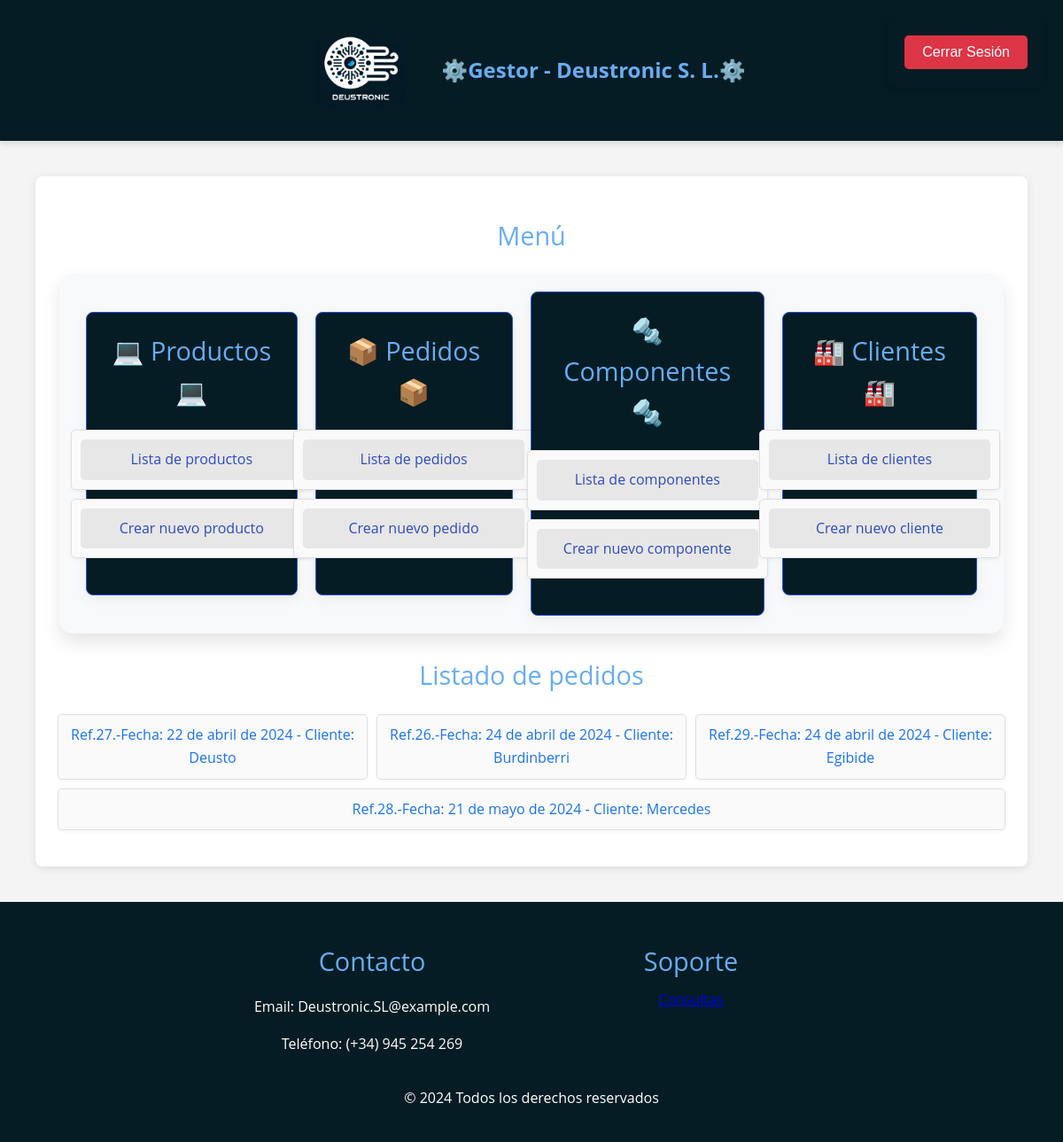
Page /appDjango/pedidos/ on the earlier database version.
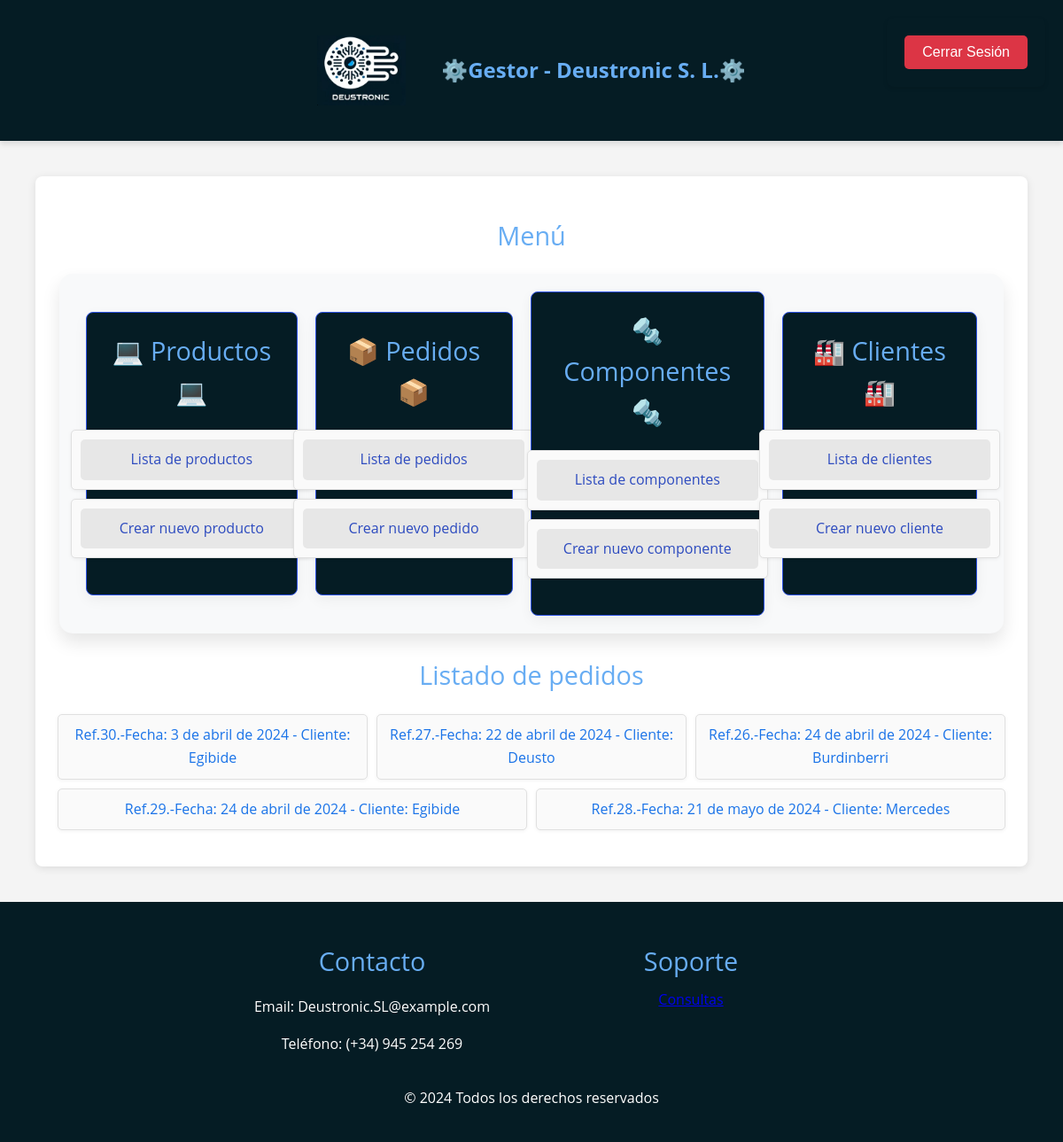
Same page on the later database version.
### appDjango/models.py (models this page shows, shortened)
class Pedido(models.Model):
    referencia_pedido = models.AutoField(primary_key=True)
    fecha_pedido = models.DateField()
    cif_cliente = models.ForeignKey(Cliente, on_delete=models.CASCADE)
    precio_total = models.DecimalField(max_digits=10, decimal_places=2, default=0.0)
    class Meta:
        verbose_name_plural = "Pedidos"
        verbose_name = "Pedido"
        ordering = ["fecha_pedido"]

class Cliente(models.Model):
    cif_cliente = models.CharField(max_length=100, primary_key=True)
    nombre_empresa_cliente = models.CharField(max_length=255)
    direccion_cliente = models.CharField(max_length=255)
    telefono_cliente = models.IntegerField()
    email_cliente = models.EmailField()
    class Meta:
        verbose_name_plural = "Clientes"
        verbose_name = "Cliente"
        ordering = ["cif_cliente"]

### appDjango/views.py (the view)
# urls.py: path('pedidos/', PedidoListView.as_view(), name='index_pedidos'),
class PedidoListView(ListView):
    model = Pedido
    template_name = "appDjango/pedido_index.html"
    context_object_name = "pedidos"

### templates/appDjango/pedido_index.html
{% extends 'base.html' %}
{% block contenido %}
    <h2>Listado de pedidos</h2>
    {% if pedidos %}
        <ul>
            {% for pedido in pedidos %}
                <li>
                    <a href="{% url 'pedidos_show' pedido.referencia_pedido %}">
                        Ref.{{ pedido.referencia_pedido }}.-Fecha: {{ pedido.fecha_pedido }} - Cliente:
                        {{ pedido.cif_cliente.nombre_empresa_cliente }}
                    </a>
                </li>
            {% endfor %}
        </ul>
    {% else %}
        <p>No hay pedidos creados.</p>
    {% endif %}
{% endblock %}

### templates/base.html (shortened to what this page needs)
<!doctype html>
<html lang="es">
<head>
    {% load static %}
    <link rel="stylesheet" href="{% static 'css/estilos.css' %}">
</head>
<body>
   <header class="site-header">
    <img src="{% static 'imagenes/LOGO.png' %}" alt="Logo" class="header-icon">
    <h1>⚙️Gestor - Deustronic S. L.⚙️</h1>
    <form method="post" action="{% url 'logout' %}" class="logout-form">
        <button type="submit" class="btn-logout">Cerrar Sesión</button>
    </form>
   </header>
    <div id="content">
        <h2>Menú</h2>
        <div class="cajas-menu">
            <div class="categoria">
                <h2>💻 Productos 💻</h2>
                <ul>
                    <li><a href="/appDjango/productos">Lista de productos</a></li>
                    <li><a href="{% url 'producto_create' %}">Crear nuevo producto</a></li>
                </ul>
            </div>
            <div class="categoria">
                <h2>📦 Pedidos 📦</h2>
                <ul>
                    <li><a href="/appDjango/pedidos">Lista de pedidos</a></li>
                    <li><a href="{% url 'pedido_create' %}">Crear nuevo pedido</a></li>
                </ul>
            </div>
            <div class="categoria">
                <h2>🔩 Componentes 🔩</h2>
                <ul>
                    <li><a href="/appDjango/componentes">Lista de componentes</a></li>
                    <li><a href="{% url 'componente_create' %}">Crear nuevo componente</a></li>
                </ul>
            </div>
            <div class="categoria">
                <h2>🏭 Clientes 🏭</h2>
                <ul>
                    <li><a href="/appDjango/clientes">Lista de clientes</a></li>
                    <li><a href="{% url 'cliente_create' %}">Crear nuevo cliente</a></li>
                </ul>
            </div>
        </div>
        {% block contenido %}{% endblock %}
    </div>
     <footer>
        <div class="contenedor-footer">
            <div class="contacto">
                <h2>Contacto</h2>
                <p>Email: Deustronic.SL@example.com</p>
                <p>Teléfono: (+34) 945 254 269</p>
            </div>
            <div class="contacto">
                <h2>Soporte</h2>
                <a href="/appDjango/soporte">Consultas</a>
            </div>
        </div>
        <div class="derechos">
            <p>&copy; 2024 Todos los derechos reservados</p>
        </div>
    </footer>
</body>
</html>

### static/css/estilos.css (style rules this page uses)
body { font-family: 'Open Sans', Arial, sans-serif; background-color: #f4f4f4; color: black; line-height: 1.6; margin: 0; padding: 0; }
#content { width: 90%; max-width: 1500px; margin: 40px auto; background-color: #ffffff; padding: 20px; border-radius: 8px; box-shadow: 0 2px 10px rgba(0, 0, 0, 0.1); }
.cajas-menu { display: flex; justify-content: space-around; align-items: center; background-color: #f8f9fa; padding: 20px; border-radius: 15px; box-shadow: 0 10px 20px rgba(0, 0, 0, 0.1); margin: 20px auto; width: 95%; }
.categoria { background-color: #051C24; border: 1px solid #2c51e3; border-radius: 10px; padding: 20px; box-shadow: 0 5px 15px rgba(0, 0, 0, 0.05); transition: transform 0.3s, box-shadow 0.3s; }
.categoria h2 { text-align: center; }
.categoria ul { list-style: none; padding: 0; margin-top: 15px; }
.categoria ul li a { display: block; background-color: #e7e7e7; color: #2d4bbf; padding: 10px; border-radius: 5px; text-decoration: none; transition: background-color 0.2s; }
h1, h2 { color: #68adf3; font-weight: normal; }
h1 { font-size: 2.5rem; margin-bottom: 0.5rem; }
h2 { font-size: 1.8rem; margin-bottom: 0.5rem; text-align: center; }
ul { list-style: none; padding: 0; display: flex; flex-wrap: wrap; justify-content: center; }
ul li { background-color: #fafafa; border: 1px solid #e0e0e0; border-radius: 5px; padding: 10px; box-shadow: 0 1px 4px rgba(0, 0, 0, 0.06); margin: 5px; text-align: center; flex: 1 0 250px; }
ul li a { color: #1a73e8; text-decoration: none; }
.cajas-menu { display: flex; justify-content: center; align-items: center; }
.categoria { margin: 0 10px; background-color: #051C24;; border-radius: 8px; padding: 20px; }
.categoria ul { padding: 0; }
.categoria h2 { margin: 0 0 10px; }
.categoria ul li { list-style: none; margin-bottom: 5px; }
form { margin: 20px auto; padding: 20px; background-color: #d2d9f3; border-radius: 8px; box-shadow: 0 2px 5px rgba(0, 0, 0, 0.1); }
.site-header { display: flex; align-items: center; justify-content: center; padding: 40px 40px; background-color: #051C24; color: white; box-shadow: 0 4px 6px rgba(0, 0, 0, 0.1); }
.header-icon { width: 100px; height: auto; margin-right: 40px; }
.site-header h1 { margin: 0; font-size: 24px; font-weight: 700; }
footer { background-color: #051C24; color: #fff; padding: 20px 0; text-align: center; }
.contenedor-footer { display: flex; flex-wrap: wrap; justify-content: center; max-width: 1200px; margin: auto; }
.contacto { width: 30%; text-align: center; }
.derechos { margin-top: 20px; }
.logout-form { margin: 0; background-color: #051C24; position: absolute; right: 20px; top: 20px; }
.btn-logout { background-color: #dc3545; color: white; border: none; padding: 10px 20px; font-size: 16px; cursor: pointer; border-radius: 5px; }

Differences in the rows shown:
added Pedido: referencia_pedido "30", fecha_pedido "3 de abril de 2024", cif_cliente.nombre_empresa_cliente "Egibide"
